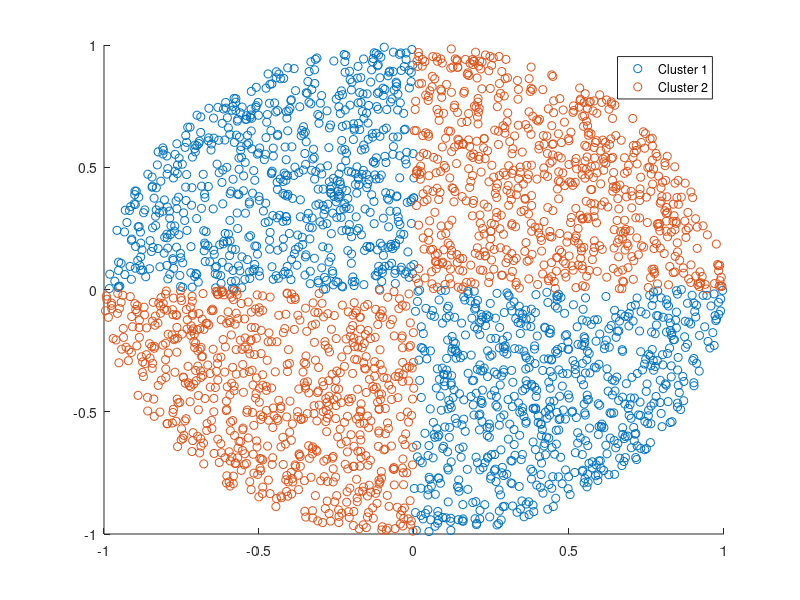

Recreate this plot in MATLAB. (Note: this script raises an error after producing the figure.)
rng(1);  % For reproducibility
n = 700; % Number of points per quadrant

r1 = sqrt(rand(2*n,1));                     % Random radii
t1 = [pi/2*rand(n,1); (pi/2*rand(n,1)+pi)]; % Random angles for Q1 and Q3
X1 = [r1.*cos(t1) r1.*sin(t1)];             % Polar-to-Cartesian conversion

r2 = sqrt(rand(2*n,1));
t2 = [pi/2*rand(n,1)+pi/2; (pi/2*rand(n,1)-pi/2)]; % Random angles for Q2 and Q4
X2 = [r2.*cos(t2) r2.*sin(t2)];

X = [X1; X2];        % Predictors
Y = ones(4*n,1);
Y(2*n + 1:end) = -1; % Labels

h = figure();
h1 = gscatter(X(:,1),X(:,2),Y);
legend(h1,'Cluster 1','Cluster 2','Location','NW')
saveas(h,'Data_3.png');

total_data = [X,Y];
ind1 = total_data(:,3) == 1;
cluster1 = total_data(ind1,:);
ind2 = total_data(:,3) == -1;
cluster2 = total_data(ind2,:);

%70-30 data split
idx = randperm(size(cluster1,1));
train_cluster1 = cluster1(idx(1:700),:);
test_cluster1 = cluster1(idx(701:end),:);
train_cluster2 = cluster2(idx(1:700),:);
test_cluster2 = cluster2(idx(701:end),:);

train_data = [train_cluster1;train_cluster2];
test_data = [test_cluster1;test_cluster2];

csvwrite('trainData_3.csv',train_data)
csvwrite('testData_3.csv',test_data)
